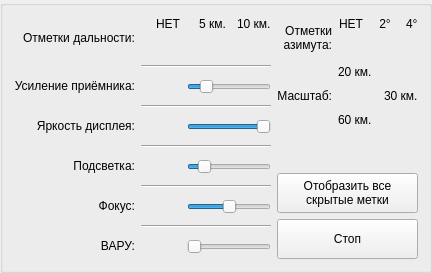
       <widget class="QGroupBox" name="SettingsTopTriangleLocator">
        <property name="sizePolicy">
         <sizepolicy hsizetype="Expanding" vsizetype="Fixed">
          <horstretch>0</horstretch>
          <verstretch>0</verstretch>
         </sizepolicy>
        </property>
        <property name="title">
         <string/>
        </property>
        <layout class="QGridLayout" name="gridLayout_14">
         <item row="0" column="0">
          <layout class="QGridLayout" name="gridLayout_13">
           <item row="0" column="0">
            <layout class="QGridLayout" name="gridLayout_8">
             <item row="4" column="0" alignment="Qt::AlignRight|Qt::AlignVCenter">
              <widget class="QLabel" name="LabelTopBrightness">
               <property name="text">
                <string>Яркость дисплея:</string>
               </property>
               <property name="alignment">
                <set>Qt::AlignRight|Qt::AlignTrailing|Qt::AlignVCenter</set>
               </property>
              </widget>
             </item>
             <item row="10" column="1">
              <layout class="QGridLayout" name="gridLayout_7" columnstretch="0,3">
               <item row="0" column="0" alignment="Qt::AlignLeft|Qt::AlignVCenter">
                <widget class="QPushButton" name="ChangeTopVARUButton">
                 <property name="sizePolicy">
                  <sizepolicy hsizetype="Fixed" vsizetype="Fixed">
                   <horstretch>0</horstretch>
                   <verstretch>0</verstretch>
                  </sizepolicy>
                 </property>
                 <property name="cursor">
                  <cursorShape>OpenHandCursor</cursorShape>
                 </property>
                 <property name="focusPolicy">
                  <enum>Qt::TabFocus</enum>
                 </property>
                 <property name="styleSheet">
                  <string notr="true">background-color: rgba(255, 255, 255, 0);</string>
                 </property>
                 <property name="text">
                  <string/>
                 </property>
                 <property name="icon">
                  <iconset resource="Common.qrc">
                   <normaloff>:/buttons/reo_knob.png</normaloff>:/buttons/reo_knob.png</iconset>
                 </property>
                 <property name="iconSize">
                  <size>
                   <width>20</width>
                   <height>20</height>
                  </size>
                 </property>
                 <property name="flat">
                  <bool>true</bool>
                 </property>
                </widget>
               </item>
               <item row="0" column="1" alignment="Qt::AlignHCenter|Qt::AlignVCenter">
                <widget class="QSlider" name="ChangeTopVARU">
                 <property name="sizePolicy">
                  <sizepolicy hsizetype="Fixed" vsizetype="Fixed">
                   <horstretch>0</horstretch>
                   <verstretch>0</verstretch>
                  </sizepolicy>
                 </property>
                 <property name="cursor">
                  <cursorShape>OpenHandCursor</cursorShape>
                 </property>
                 <property name="maximum">
                  <number>200</number>
                 </property>
                 <property name="value">
                  <number>0</number>
                 </property>
                 <property name="orientation">
                  <enum>Qt::Horizontal</enum>
                 </property>
                </widget>
               </item>
              </layout>
             </item>
             <item row="0" column="1">
              <layout class="QGridLayout" name="gridLayout_2">
               <item row="1" column="0" alignment="Qt::AlignHCenter|Qt::AlignVCenter">
                <widget class="QPushButton" name="SelectTopRangeMarks">
                 <property name="cursor">
                  <cursorShape>OpenHandCursor</cursorShape>
                 </property>
                 <property name="focusPolicy">
                  <enum>Qt::TabFocus</enum>
                 </property>
                 <property name="styleSheet">
                  <string notr="true">background-color: rgba(255, 255, 255, 0);</string>
                 </property>
                 <property name="text">
                  <string/>
                 </property>
                 <property name="icon">
                  <iconset>
                   <normaloff>:/buttons/knob</normaloff>:/buttons/knob</iconset>
                 </property>
                 <property name="iconSize">
                  <size>
                   <width>20</width>
                   <height>20</height>
                  </size>
                 </property>
                 <property name="flat">
                  <bool>true</bool>
                 </property>
                </widget>
               </item>
               <item row="0" column="0">
                <layout class="QGridLayout" name="gridLayout">
                 <item row="0" column="0" alignment="Qt::AlignRight|Qt::AlignVCenter">
                  <widget class="QLabel" name="LabelTopRangeMarksNo">
                   <property name="sizePolicy">
                    <sizepolicy hsizetype="Fixed" vsizetype="Fixed">
                     <horstretch>0</horstretch>
                     <verstretch>0</verstretch>
                    </sizepolicy>
                   </property>
                   <property name="text">
                    <string>НЕТ</string>
                   </property>
                   <property name="alignment">
                    <set>Qt::AlignRight|Qt::AlignTrailing|Qt::AlignVCenter</set>
                   </property>
                  </widget>
                 </item>
                 <item row="0" column="1" alignment="Qt::AlignRight|Qt::AlignVCenter">
                  <widget class="QLabel" name="LabelTopRangeMarks5">
                   <property name="sizePolicy">
                    <sizepolicy hsizetype="Fixed" vsizetype="Fixed">
                     <horstretch>0</horstretch>
                     <verstretch>0</verstretch>
                    </sizepolicy>
                   </property>
                   <property name="text">
                    <string>5 км.</string>
                   </property>
                   <property name="alignment">
                    <set>Qt::AlignCenter</set>
                   </property>
                  </widget>
                 </item>
                 <item row="0" column="2" alignment="Qt::AlignRight|Qt::AlignVCenter">
                  <widget class="QLabel" name="LabelTopRangeMarks10">
                   <property name="sizePolicy">
                    <sizepolicy hsizetype="Fixed" vsizetype="Fixed">
                     <horstretch>0</horstretch>
                     <verstretch>0</verstretch>
                    </sizepolicy>
                   </property>
                   <property name="text">
                    <string>10 км.</string>
                   </property>
                  </widget>
                 </item>
                </layout>
               </item>
              </layout>
             </item>
             <item row="2" column="0" alignment="Qt::AlignRight|Qt::AlignVCenter">
              <widget class="QLabel" name="LabelTopChangeTrashIntensity">
               <property name="text">
                <string>Усиление приёмника:</string>
               </property>
               <property name="alignment">
                <set>Qt::AlignRight|Qt::AlignTrailing|Qt::AlignVCenter</set>
               </property>
              </widget>
             </item>
             <item row="3" column="1">
              <widget class="Line" name="LineTopSeparatorGroupPassiveTrashIntensity">
               <property name="orientation">
                <enum>Qt::Horizontal</enum>
               </property>
              </widget>
             </item>
             <item row="6" column="1">
              <layout class="QGridLayout" name="gridLayout_5" columnstretch="0,3">
               <item row="0" column="0" alignment="Qt::AlignLeft|Qt::AlignVCenter">
                <widget class="QPushButton" name="ChangeTopLightningButton">
                 <property name="sizePolicy">
                  <sizepolicy hsizetype="Fixed" vsizetype="Fixed">
                   <horstretch>0</horstretch>
                   <verstretch>0</verstretch>
                  </sizepolicy>
                 </property>
                 <property name="cursor">
                  <cursorShape>OpenHandCursor</cursorShape>
                 </property>
                 <property name="focusPolicy">
                  <enum>Qt::TabFocus</enum>
                 </property>
                 <property name="styleSheet">
                  <string notr="true">background-color: rgba(255, 255, 255, 0);</string>
                 </property>
                 <property name="text">
                  <string/>
                 </property>
                 <property name="icon">
                  <iconset resource="Common.qrc">
                   <normaloff>:/buttons/reo_knob.png</normaloff>:/buttons/reo_knob.png</iconset>
                 </property>
                 <property name="iconSize">
                  <size>
                   <width>20</width>
                   <height>20</height>
                  </size>
                 </property>
                 <property name="flat">
                  <bool>true</bool>
                 </property>
                </widget>
               </item>
               <item row="0" column="1" alignment="Qt::AlignHCenter|Qt::AlignVCenter">
                <widget class="QSlider" name="ChangeTopLightning">
                 <property name="sizePolicy">
                  <sizepolicy hsizetype="Fixed" vsizetype="Fixed">
                   <horstretch>0</horstretch>
                   <verstretch>0</verstretch>
                  </sizepolicy>
                 </property>
                 <property name="cursor">
                  <cursorShape>OpenHandCursor</cursorShape>
                 </property>
                 <property name="maximum">
                  <number>100</number>
                 </property>
                 <property name="value">
                  <number>15</number>
                 </property>
                 <property name="orientation">
                  <enum>Qt::Horizontal</enum>
                 </property>
                </widget>
               </item>
              </layout>
             </item>
             <item row="6" column="0" alignment="Qt::AlignRight|Qt::AlignVCenter">
              <widget class="QLabel" name="LabelTopDisplayLightning">
               <property name="text">
                <string>Подсветка:</string>
               </property>
               <property name="alignment">
                <set>Qt::AlignRight|Qt::AlignTrailing|Qt::AlignVCenter</set>
               </property>
              </widget>
             </item>
             <item row="2" column="1">
              <layout class="QGridLayout" name="gridLayout_3" columnstretch="0,3">
               <item row="0" column="0" alignment="Qt::AlignLeft|Qt::AlignVCenter">
                <widget class="QPushButton" name="ChangeTopTrashIntensityButton">
                 <property name="sizePolicy">
                  <sizepolicy hsizetype="Fixed" vsizetype="Fixed">
                   <horstretch>0</horstretch>
                   <verstretch>0</verstretch>
                  </sizepolicy>
                 </property>
                 <property name="cursor">
                  <cursorShape>OpenHandCursor</cursorShape>
                 </property>
                 <property name="focusPolicy">
                  <enum>Qt::TabFocus</enum>
                 </property>
                 <property name="styleSheet">
                  <string notr="true">background-color: rgba(255, 255, 255, 0);</string>
                 </property>
                 <property name="text">
                  <string/>
                 </property>
                 <property name="icon">
                  <iconset resource="Common.qrc">
                   <normaloff>:/buttons/reo_knob.png</normaloff>:/buttons/reo_knob.png</iconset>
                 </property>
                 <property name="iconSize">
                  <size>
                   <width>20</width>
                   <height>20</height>
                  </size>
                 </property>
                 <property name="flat">
                  <bool>true</bool>
                 </property>
                </widget>
               </item>
               <item row="0" column="1" alignment="Qt::AlignHCenter|Qt::AlignVCenter">
                <widget class="QSlider" name="ChangeTopTrashIntensity">
                 <property name="sizePolicy">
                  <sizepolicy hsizetype="Fixed" vsizetype="Fixed">
                   <horstretch>0</horstretch>
                   <verstretch>0</verstretch>
                  </sizepolicy>
                 </property>
                 <property name="cursor">
                  <cursorShape>OpenHandCursor</cursorShape>
                 </property>
                 <property name="maximum">
                  <number>30</number>
                 </property>
                 <property name="value">
                  <number>5</number>
                 </property>
                 <property name="orientation">
                  <enum>Qt::Horizontal</enum>
                 </property>
                </widget>
               </item>
              </layout>
             </item>
             <item row="8" column="1">
              <layout class="QGridLayout" name="gridLayout_6" columnstretch="0,3">
               <item row="0" column="0" alignment="Qt::AlignLeft|Qt::AlignVCenter">
                <widget class="QPushButton" name="ChangeTopFocusButton">
                 <property name="sizePolicy">
                  <sizepolicy hsizetype="Fixed" vsizetype="Fixed">
                   <horstretch>0</horstretch>
                   <verstretch>0</verstretch>
                  </sizepolicy>
                 </property>
                 <property name="cursor">
                  <cursorShape>OpenHandCursor</cursorShape>
                 </property>
                 <property name="focusPolicy">
                  <enum>Qt::TabFocus</enum>
                 </property>
                 <property name="styleSheet">
                  <string notr="true">background-color: rgba(255, 255, 255, 0);</string>
                 </property>
                 <property name="text">
                  <string/>
                 </property>
                 <property name="icon">
                  <iconset resource="Common.qrc">
                   <normaloff>:/buttons/reo_knob.png</normaloff>:/buttons/reo_knob.png</iconset>
                 </property>
                 <property name="iconSize">
                  <size>
                   <width>20</width>
                   <height>25</height>
                  </size>
                 </property>
                 <property name="flat">
                  <bool>true</bool>
                 </property>
                </widget>
               </item>
               <item row="0" column="1" alignment="Qt::AlignHCenter|Qt::AlignVCenter">
                <widget class="QSlider" name="ChangeTopFocus">
                 <property name="sizePolicy">
                  <sizepolicy hsizetype="Fixed" vsizetype="Fixed">
                   <horstretch>0</horstretch>
                   <verstretch>0</verstretch>
                  </sizepolicy>
                 </property>
                 <property name="cursor">
                  <cursorShape>OpenHandCursor</cursorShape>
                 </property>
                 <property name="minimum">
                  <number>-400</number>
                 </property>
                 <property name="maximum">
                  <number>400</number>
                 </property>
                 <property name="value">
                  <number>0</number>
                 </property>
                 <property name="orientation">
                  <enum>Qt::Horizontal</enum>
                 </property>
                </widget>
               </item>
              </layout>
             </item>
             <item row="8" column="0" alignment="Qt::AlignRight|Qt::AlignVCenter">
              <widget class="QLabel" name="LabelTopFocus">
               <property name="text">
                <string>Фокус:</string>
               </property>
               <property name="alignment">
                <set>Qt::AlignRight|Qt::AlignTrailing|Qt::AlignVCenter</set>
               </property>
              </widget>
             </item>
             <item row="0" column="0" alignment="Qt::AlignRight|Qt::AlignVCenter">
              <widget class="QLabel" name="LabelTopRangeMarks">
               <property name="text">
                <string>Отметки дальности:</string>
               </property>
               <property name="alignment">
                <set>Qt::AlignRight|Qt::AlignTrailing|Qt::AlignVCenter</set>
               </property>
              </widget>
             </item>
             <item row="4" column="1">
              <layout class="QGridLayout" name="gridLayout_4" columnstretch="0,3">
               <item row="0" column="0" alignment="Qt::AlignLeft|Qt::AlignVCenter">
                <widget class="QPushButton" name="ChangeTopBrightnessButton">
                 <property name="sizePolicy">
                  <sizepolicy hsizetype="Fixed" vsizetype="Fixed">
                   <horstretch>0</horstretch>
                   <verstretch>0</verstretch>
                  </sizepolicy>
                 </property>
                 <property name="cursor">
                  <cursorShape>OpenHandCursor</cursorShape>
                 </property>
                 <property name="focusPolicy">
                  <enum>Qt::TabFocus</enum>
                 </property>
                 <property name="styleSheet">
                  <string notr="true">background-color: rgba(255, 255, 255, 0);</string>
                 </property>
                 <property name="text">
                  <string/>
                 </property>
                 <property name="icon">
                  <iconset resource="Common.qrc">
                   <normaloff>:/buttons/reo_knob.png</normaloff>:/buttons/reo_knob.png</iconset>
                 </property>
                 <property name="iconSize">
                  <size>
                   <width>20</width>
                   <height>20</height>
                  </size>
                 </property>
                 <property name="flat">
                  <bool>true</bool>
                 </property>
                </widget>
               </item>
               <item row="0" column="1" alignment="Qt::AlignHCenter|Qt::AlignVCenter">
                <widget class="QSlider" name="ChangeTopBrightness">
                 <property name="sizePolicy">
                  <sizepolicy hsizetype="Fixed" vsizetype="Fixed">
                   <horstretch>0</horstretch>
                   <verstretch>0</verstretch>
                  </sizepolicy>
                 </property>
                 <property name="cursor">
                  <cursorShape>OpenHandCursor</cursorShape>
                 </property>
                 <property name="maximum">
                  <number>100</number>
                 </property>
                 <property name="value">
                  <number>100</number>
                 </property>
                 <property name="orientation">
                  <enum>Qt::Horizontal</enum>
                 </property>
                </widget>
               </item>
              </layout>
             </item>
             <item row="10" column="0" alignment="Qt::AlignRight|Qt::AlignVCenter">
              <widget class="QLabel" name="LabelTopVARU">
               <property name="text">
                <string>ВАРУ:</string>
               </property>
               <property name="alignment">
                <set>Qt::AlignRight|Qt::AlignTrailing|Qt::AlignVCenter</set>
               </property>
              </widget>
             </item>
             <item row="1" column="1">
              <widget class="Line" name="LineTopSeparatorGroupRange">
               <property name="orientation">
                <enum>Qt::Horizontal</enum>
               </property>
              </widget>
             </item>
             <item row="5" column="1">
              <widget class="Line" name="LineTopSeparatorGroupBrightness">
               <property name="orientation">
                <enum>Qt::Horizontal</enum>
               </property>
              </widget>
             </item>
             <item row="7" column="1">
              <widget class="Line" name="LineTopSeparatorGroupLightning">
               <property name="orientation">
                <enum>Qt::Horizontal</enum>
               </property>
              </widget>
             </item>
             <item row="9" column="1">
              <widget class="Line" name="LineTopSeparatorGroupFocus">
               <property name="orientation">
                <enum>Qt::Horizontal</enum>
               </property>
              </widget>
             </item>
            </layout>
           </item>
           <item row="0" column="1">
            <layout class="QGridLayout" name="gridLayout_12">
             <item row="3" column="0">
              <widget class="QPushButton" name="ChangeTopState">
               <property name="sizePolicy">
                <sizepolicy hsizetype="Minimum" vsizetype="Minimum">
                 <horstretch>0</horstretch>
                 <verstretch>0</verstretch>
                </sizepolicy>
               </property>
               <property name="minimumSize">
                <size>
                 <width>0</width>
                 <height>40</height>
                </size>
               </property>
               <property name="cursor">
                <cursorShape>PointingHandCursor</cursorShape>
               </property>
               <property name="text">
                <string>Стоп</string>
               </property>
              </widget>
             </item>
             <item row="2" column="0">
              <widget class="QPushButton" name="ChangeTopViewStateAll">
               <property name="sizePolicy">
                <sizepolicy hsizetype="Minimum" vsizetype="Minimum">
                 <horstretch>0</horstretch>
                 <verstretch>0</verstretch>
                </sizepolicy>
               </property>
               <property name="minimumSize">
                <size>
                 <width>0</width>
                 <height>40</height>
                </size>
               </property>
               <property name="cursor">
                <cursorShape>PointingHandCursor</cursorShape>
               </property>
               <property name="text">
                <string>Отобразить все
скрытые метки</string>
               </property>
              </widget>
             </item>
             <item row="0" column="0">
              <layout class="QGridLayout" name="gridLayout_11">
               <item row="1" column="0" alignment="Qt::AlignRight|Qt::AlignVCenter">
                <widget class="QLabel" name="LabelTopScale">
                 <property name="text">
                  <string>Масштаб:</string>
                 </property>
                 <property name="alignment">
                  <set>Qt::AlignRight|Qt::AlignTrailing|Qt::AlignVCenter</set>
                 </property>
                </widget>
               </item>
               <item row="1" column="1">
                <layout class="QGridLayout" name="gridLayout_10">
                 <item row="0" column="0" alignment="Qt::AlignLeft|Qt::AlignBottom">
                  <widget class="QLabel" name="LabelTopScale20">
                   <property name="text">
                    <string>20 км.</string>
                   </property>
                   <property name="alignment">
                    <set>Qt::AlignBottom|Qt::AlignLeading|Qt::AlignLeft</set>
                   </property>
                  </widget>
                 </item>
                 <item row="1" column="0">
                  <layout class="QGridLayout" name="gridLayout_9" columnstretch="0,3">
                   <item row="0" column="0" alignment="Qt::AlignLeft|Qt::AlignVCenter">
                    <widget class="QPushButton" name="SelectTopScale">
                     <property name="cursor">
                      <cursorShape>OpenHandCursor</cursorShape>
                     </property>
                     <property name="focusPolicy">
                      <enum>Qt::TabFocus</enum>
                     </property>
                     <property name="styleSheet">
                      <string notr="true">background-color: rgba(255, 255, 255, 0);</string>
                     </property>
                     <property name="text">
                      <string/>
                     </property>
                     <property name="icon">
                      <iconset resource="Common.qrc">
                       <normaloff>:/buttons/switch_up.png</normaloff>:/buttons/switch_up.png</iconset>
                     </property>
                     <property name="iconSize">
                      <size>
                       <width>20</width>
                       <height>20</height>
                      </size>
                     </property>
                     <property name="flat">
                      <bool>true</bool>
                     </property>
                    </widget>
                   </item>
                   <item row="0" column="1" alignment="Qt::AlignLeft|Qt::AlignVCenter">
                    <widget class="QLabel" name="LabelTopScale30">
                     <property name="text">
                      <string>30 км.</string>
                     </property>
                    </widget>
                   </item>
                  </layout>
                 </item>
                 <item row="2" column="0" alignment="Qt::AlignLeft|Qt::AlignTop">
                  <widget class="QLabel" name="LabelTopScale60">
                   <property name="text">
                    <string>60 км.</string>
                   </property>
                   <property name="alignment">
                    <set>Qt::AlignLeading|Qt::AlignLeft|Qt::AlignTop</set>
                   </property>
                  </widget>
                 </item>
                </layout>
               </item>
               <item row="0" column="0">
                <widget class="QLabel" name="LabelTopAzimuthMarks">
                 <property name="text">
                  <string>Отметки
азимута:</string>
                 </property>
                 <property name="alignment">
                  <set>Qt::AlignRight|Qt::AlignTrailing|Qt::AlignVCenter</set>
                 </property>
                </widget>
               </item>
               <item row="0" column="1">
                <layout class="QGridLayout" name="gridLayout_18">
                 <item row="1" column="0" alignment="Qt::AlignHCenter|Qt::AlignVCenter">
                  <widget class="QPushButton" name="SelectTopAzimuthMarks">
                   <property name="cursor">
                    <cursorShape>OpenHandCursor</cursorShape>
                   </property>
                   <property name="focusPolicy">
                    <enum>Qt::TabFocus</enum>
                   </property>
                   <property name="styleSheet">
                    <string notr="true">background-color: rgba(255, 255, 255, 0);</string>
                   </property>
                   <property name="text">
                    <string/>
                   </property>
                   <property name="icon">
                    <iconset>
                     <normaloff>:/buttons/knob</normaloff>:/buttons/knob</iconset>
                   </property>
                   <property name="iconSize">
                    <size>
                     <width>20</width>
                     <height>20</height>
                    </size>
                   </property>
                   <property name="flat">
                    <bool>true</bool>
                   </property>
                  </widget>
                 </item>
                 <item row="0" column="0">
                  <layout class="QGridLayout" name="gridLayout_19">
                   <item row="0" column="0" alignment="Qt::AlignRight|Qt::AlignVCenter">
                    <widget class="QLabel" name="LabelTopAzimuthMarksNo">
                     <property name="sizePolicy">
                      <sizepolicy hsizetype="Fixed" vsizetype="Fixed">
                       <horstretch>0</horstretch>
                       <verstretch>0</verstretch>
                      </sizepolicy>
                     </property>
                     <property name="text">
                      <string>НЕТ</string>
                     </property>
                     <property name="alignment">
                      <set>Qt::AlignRight|Qt::AlignTrailing|Qt::AlignVCenter</set>
                     </property>
                    </widget>
                   </item>
                   <item row="0" column="1" alignment="Qt::AlignRight|Qt::AlignVCenter">
                    <widget class="QLabel" name="LabelTopRangeMarks2">
                     <property name="sizePolicy">
                      <sizepolicy hsizetype="Fixed" vsizetype="Fixed">
                       <horstretch>0</horstretch>
                       <verstretch>0</verstretch>
                      </sizepolicy>
                     </property>
                     <property name="text">
                      <string>2°</string>
                     </property>
                     <property name="alignment">
                      <set>Qt::AlignCenter</set>
                     </property>
                    </widget>
                   </item>
                   <item row="0" column="2" alignment="Qt::AlignRight|Qt::AlignVCenter">
                    <widget class="QLabel" name="LabelTopAzimuthMarks4">
                     <property name="sizePolicy">
                      <sizepolicy hsizetype="Fixed" vsizetype="Fixed">
                       <horstretch>0</horstretch>
                       <verstretch>0</verstretch>
                      </sizepolicy>
                     </property>
                     <property name="text">
                      <string>4°</string>
                     </property>
                    </widget>
                   </item>
                  </layout>
                 </item>
                </layout>
               </item>
              </layout>
             </item>
             <item row="1" column="0">
              <spacer name="verticalSpacer">
               <property name="orientation">
                <enum>Qt::Vertical</enum>
               </property>
               <property name="sizeHint" stdset="0">
                <size>
                 <width>20</width>
                 <height>40</height>
                </size>
               </property>
              </spacer>
             </item>
            </layout>
           </item>
          </layout>
         </item>
        </layout>
       </widget>
